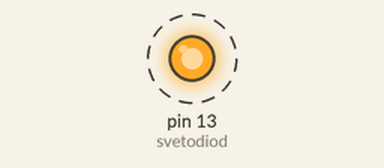
Simulated run of this sketch. Board: Arduino Uno, built with avr-gcc and run on an emulated ATmega328P. On the bench: output pins drawn as LEDs (lit = HIGH). Dashed ring = blinking.

Above: at 0.5 s.
Timing chart, 0 to 4.6 s (numbered marks = the images above):
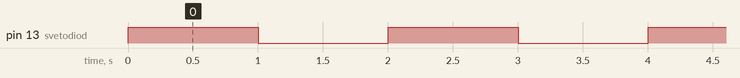

The sketch:

Exc_1.ino
```cpp
/*

*/
int svetodiod=13;
void setup() {
    pinMode(svetodiod,OUTPUT);
}

void loop() {
    digitalWrite(svetodiod,HIGH);
    delay(1000);
    digitalWrite(svetodiod,LOW);
    delay(1000);
}
```

Measured:
- by itself, pin 13 (svetodiod): alternates HIGH for 1.0 s and LOW for 1.0 s
